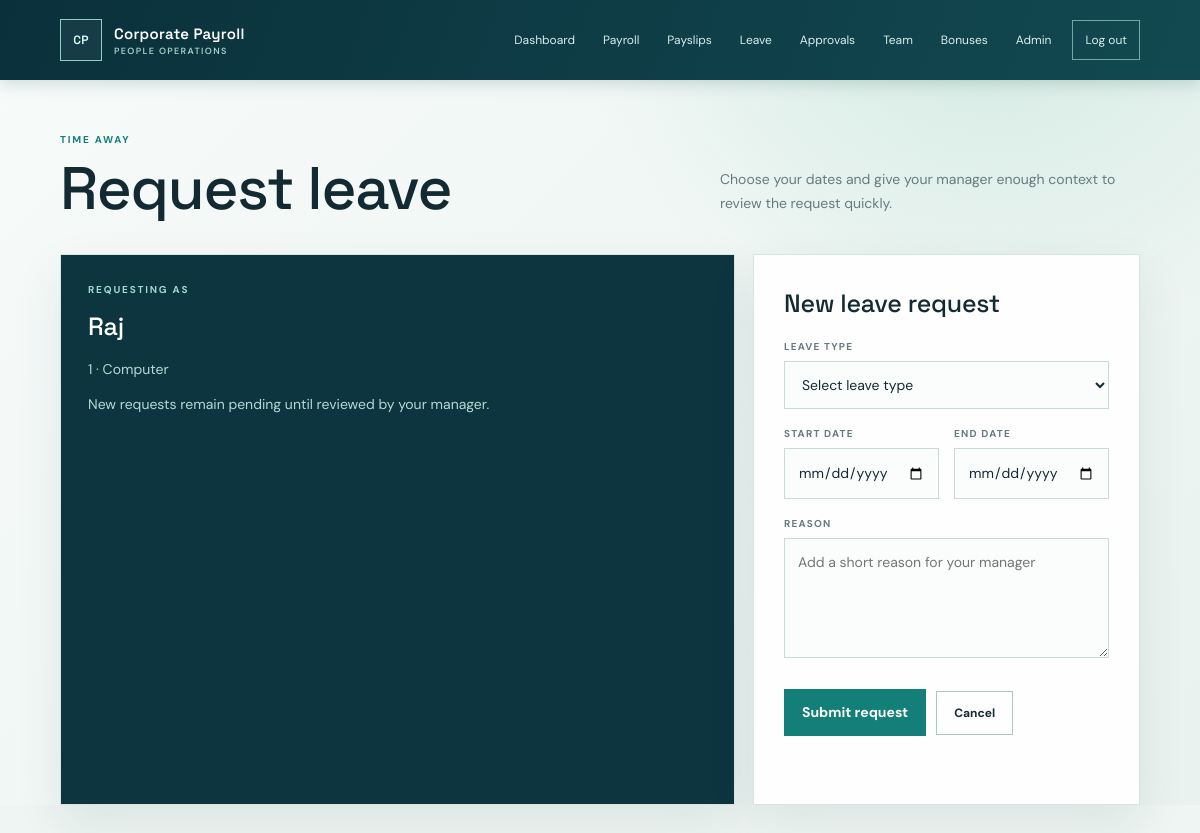
The page /leave/apply/ (signed in) on the database its author committed.
### payroll/models.py (models this page shows, shortened)
class Employee(models.Model):#table stores emp info
    employee_id = models.CharField(
        max_length=20,
        unique=True
    )
    full_name = models.CharField(max_length=150)
    email = models.EmailField(unique=True)
    department = models.ForeignKey(  # 1 dep can have many employees, but each employee belongs to one department.
        Department,
        on_delete=models.PROTECT,
        related_name="employees"
    )
    salary_band = models.ForeignKey(
        SalaryBand,
        on_delete=models.PROTECT,
        related_name="employees"
    )
    base_salary = models.DecimalField(
        max_digits=12,
        decimal_places=2,
        null=True,
        blank=True,
        help_text="Annual base salary in INR. Defaults to the salary band minimum when blank."
    )
    manager = models.ForeignKey(
        "self",
        on_delete=models.SET_NULL,
        null=True,
        blank=True,
        related_name="team_members"
    )
    joining_date = models.DateField()
    is_active = models.BooleanField(default=True)

class Department(models.Model):  # create the dep table
    name = models.CharField(max_length=100, unique=True)
    description = models.TextField(blank=True)

### payroll/views.py (the view, shortened to what this page needs)
@login_required(login_url="manager_login")
def apply_leave(request):
    employee = Employee.objects.filter(
        email=request.user.email,
        is_active=True
    ).first()
    if not employee:
        logout(request)
        return redirect("manager_login")
    return render(
        request,
        "leave_apply.html",
        {
            "employee": employee
        }
    )

### payroll/templates/leave_apply.html (shortened to what this page needs)
{% extends "base.html" %}
{% block content %}
<main class="shell"><div class="page-head"><div><p class="eyebrow">Time away</p><h1>Request leave</h1></div><p class="lede">Choose your dates and give your manager enough context to review the request quickly.</p></div>
    <div class="grid two"><aside class="panel pad" style="background:var(--deep);color:white"><p class="eyebrow" style="color:#9ed8ce">Requesting as</p><h2>{{ employee.full_name }}</h2><p style="color:#b8d8d1">{{ employee.employee_id }} &middot; {{ employee.department.name }}</p><p style="color:#b8d8d1">New requests remain pending until reviewed by your manager.</p></aside>
    <section class="panel pad form-panel" style="max-width:none"><h2>New leave request</h2>{% if error %}<p class="error">{{ error }}</p>{% endif %}<form method="post">{% csrf_token %}<label for="leave-type">Leave type</label><select id="leave-type" name="leave_type" required><option value="">Select leave type</option><option value="CASUAL">Casual Leave</option><option value="SICK">Sick Leave</option><option value="PAID">Paid Leave</option><option value="UNPAID">Unpaid Leave</option></select><div class="date-grid"><div><label for="start-date">Start date</label><input id="start-date" type="date" name="start_date" required></div><div><label for="end-date">End date</label><input id="end-date" type="date" name="end_date" required></div></div><label for="reason">Reason</label><textarea id="reason" name="reason" placeholder="Add a short reason for your manager" required></textarea><div class="actions"><button type="submit">Submit request</button><a class="button" href="{% url 'employee_dashboard' %}">Cancel</a></div></form></section></div>
</main>
{% endblock %}

### payroll/templates/base.html (style rules this page uses)
:root { --ink:#132a32; --muted:#667b80; --line:#d7e5e1; --paper:#fff; --wash:#eef5f2; --teal:#137f78; --deep:#0c3540; --gold:#bd8430; --red:#a64040; --shadow:0 18px 45px rgba(16,61,71,.09); }
* { box-sizing:border-box; }
html { background:var(--wash); }
body { margin:0; min-height:100vh; color:var(--ink); background:radial-gradient(circle at 82% -8%,#cfe9df 0,transparent 32%),linear-gradient(135deg,#f7fbfa 0%,#e9f2ef 100%); font:14px/1.5 "DM Sans",sans-serif; }
a { color:inherit; transition:color .2s,background .2s,transform .2s,border-color .2s; }
.shell { width:min(1160px,90vw); margin:52px auto 80px; }
.eyebrow { margin:0 0 11px; color:var(--teal); font-size:10px; font-weight:700; letter-spacing:.18em; text-transform:uppercase; }
h1,h2 { font-family:"Space Grotesk",sans-serif; font-weight:500; }
h1 { margin:0; font-size:clamp(37px,5vw,62px); line-height:1.03; letter-spacing:-.02em; }
h2 { margin:0; font-size:25px; letter-spacing:-.01em; }
.lede { color:var(--muted); line-height:1.75; }
.page-head { display:flex; align-items:end; justify-content:space-between; gap:25px; margin-bottom:34px; }
.page-head .lede { max-width:420px; margin:0 0 4px; }
.grid { display:grid; gap:18px; }
.two { grid-template-columns:1.35fr .65fr; }
.panel { background:rgba(255,255,255,.95); border:1px solid var(--line); box-shadow:var(--shadow); }
.pad { padding:27px; }
.actions { display:flex; flex-wrap:wrap; align-items:center; gap:10px; margin:25px 0 38px; }
.button { display:inline-block; padding:12px 17px; border:1px solid #a9c9c1; text-decoration:none; font-weight:700; font-size:12px; }
.form-panel { max-width:720px; padding:30px; }
label { display:block; margin:17px 0 7px; color:var(--muted); font-size:10px; font-weight:700; letter-spacing:.12em; text-transform:uppercase; }
input,select,textarea { width:100%; padding:13px; border:1px solid #c8dbd6; color:var(--ink); background:#fbfdfc; font:inherit; }
textarea { min-height:120px; resize:vertical; }
.date-grid { display:grid; grid-template-columns:1fr 1fr; gap:15px; }
button { padding:13px 18px; border:0; color:#fff; background:var(--teal); font:inherit; font-weight:700; cursor:pointer; }

### rows shown on the page
Employee: full_name "Raj", employee_id "1", department.name "Computer"
